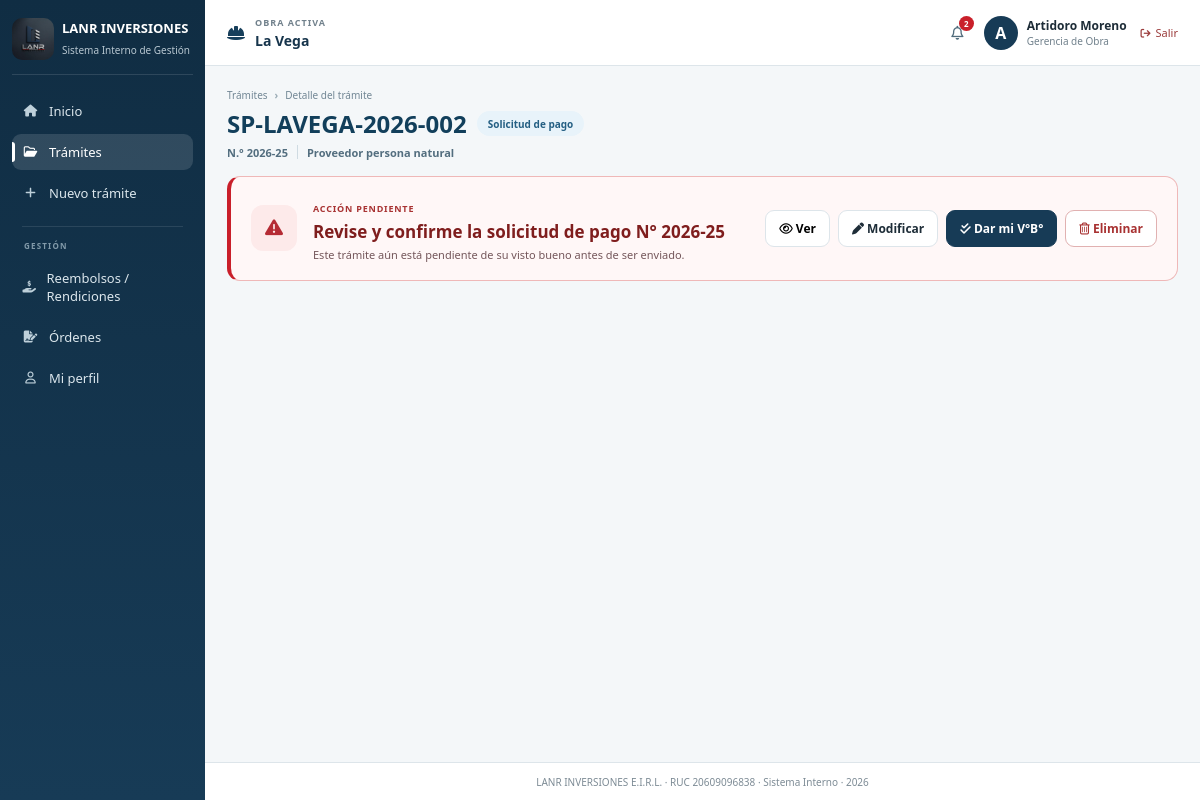
Page /requests/13 (signed in) on the committed database.
### tables this page shows
CREATE TABLE obras(
        id INTEGER PRIMARY KEY,
        nombre TEXT NOT NULL,
        codigo TEXT UNIQUE NOT NULL,
        proyecto TEXT,
        ubicacion TEXT,
        active INTEGER DEFAULT 1,
        created_at TEXT,
        updated_at TEXT
    );

CREATE TABLE users(
        id INTEGER PRIMARY KEY,
        full_name TEXT,
        username TEXT UNIQUE COLLATE NOCASE,
        password_hash TEXT,
        role TEXT,
        email TEXT,
        phone TEXT,
        profile_photo TEXT,
        must_change INTEGER DEFAULT 0,
        active INTEGER DEFAULT 1,
        created_at TEXT,
        updated_at TEXT,
        last_login TEXT
    );

CREATE TABLE tramites(
        id INTEGER PRIMARY KEY,
        obra_id INTEGER,
        tracking TEXT UNIQUE,
        tipo TEXT,
        subtipo TEXT,
        numero TEXT,
        fecha TEXT,
        proyecto TEXT,
        lugar TEXT,
        beneficiario TEXT,

        dni_ruc TEXT,
        modalidad_pago TEXT,
        responsable TEXT,
        tipo_comprobante TEXT,
        banco TEXT,
        nro_comprobante TEXT,
        cuenta_cci TEXT,
        abono REAL,
        observaciones TEXT,

        prioridad TEXT DEFAULT 'Normal',
        fecha_requerida TEXT,

        estado TEXT,
        formato TEXT,
        creador INTEGER,
        creado TEXT
    , celular TEXT, moneda TEXT DEFAULT 'PEN', fecha_limite_pago TEXT, amortizacion REAL DEFAULT 0, saldo_pendiente REAL DEFAULT 0);

### app.py (the view)
@app.route('/requests/<int:tid>')
@login_required
def request_detail(tid):
    u = user()
    c = db()
    t = c.execute(
        '''
        SELECT t.*, u.full_name creador_nombre
        FROM tramites t
        JOIN users u ON u.id=t.creador
        WHERE t.id=?
        AND t.obra_id=?
        ''',
        (
            tid,
            active_project()['id']
        )
    ).fetchone()
    if not t:
        c.close()
        abort(404)
    if not _can_user_view_tramite(c, t, u):
        c.close()
        abort(404)
    items = c.execute(
        '''
        SELECT *
        FROM items
        WHERE tramite_id=?
        ORDER BY seccion,nro
        ''',
        (tid,)
    ).fetchall()
    item_images = c.execute(
        '''SELECT * FROM item_imagenes WHERE tramite_id=? ORDER BY id''',
        (tid,)
    ).fetchall()
    images_by_key = {}
    for img in item_images:
        images_by_key.setdefault(img['item_key'], []).append(img)
    aps = c.execute(
        '''
        SELECT a.*, u.full_name nombre
        FROM approvals a
        JOIN users u ON u.id=a.usuario_id
        WHERE a.tramite_id=?
        ''',
        (tid,)
    ).fetchall()
    hs = c.execute(
        '''
        SELECT h.*, u.full_name nombre
        FROM history h
        JOIN users u ON u.id=h.usuario_id
        WHERE h.tramite_id=?
        ORDER BY h.id DESC
        ''',
        (tid,)
    ).fetchall()
    adjuntos = c.execute(
        '''
        SELECT *
        FROM attachments
        WHERE tramite_id=?
        ORDER BY orden,id
        ''',
        (tid,)
    ).fetchall()
    gestion = c.execute(
        '''
        SELECT *
        FROM gestion_logistica
        WHERE tramite_id=?
        ''',
        (tid,)
    ).fetchone()
    compras = c.execute(
        '''
        SELECT *
        FROM compras_logistica
        WHERE tramite_id=?
        ORDER BY id
        ''',
        (tid,)
    ).fetchall()
    compra_detalle = c.execute(
        '''
        SELECT
            cd.*,
            i.descripcion item_descripcion,
            i.unidad item_unidad,
            cl.nro_comprobante compra_comprobante
        FROM compra_detalle cd
        LEFT JOIN items i ON i.id=cd.item_id
        LEFT JOIN compras_logistica cl ON cl.id=cd.compra_id
        WHERE cd.tramite_id=?
        ORDER BY cd.id
        ''',
        (tid,)
    ).fetchall()
    archivos_logistica = c.execute(
        '''
        SELECT *
        FROM archivos_logistica
        WHERE tramite_id=?
        ORDER BY id DESC
        ''',
        (tid,)
    ).fetchall()
    tesoreria = c.execute(
        '''
        SELECT *
        FROM solicitudes_tesoreria
        WHERE tramite_id=?
        ORDER BY id DESC
        ''',
        (tid,)
    ).fetchall()
    regularizaciones = c.execute(
        '''
        SELECT
            r.*,
            u.full_name responsable_nombre
        FROM regularizaciones r

        LEFT JOIN users u
            ON u.id = r.responsable_id

        WHERE r.tramite_id=?

        ORDER BY
            CASE
                WHEN r.estado='Pendiente'
                THEN 0
                ELSE 1
            END,
            r.id DESC
        ''',
        (tid,)
    ).fetchall()
    gestion_sp = c.execute(
        '''
        SELECT *
        FROM gestion_sp
        WHERE tramite_id=?
        ''',
        (tid,)
    ).fetchone()
    archivos_pago_sp = c.execute(
        '''
        SELECT *
        FROM archivos_pago_sp
        WHERE tramite_id=?
        ORDER BY id ASC
        ''',
        (tid,)
    ).fetchall()
    sp_modalidades = c.execute('SELECT * FROM sp_modalidades WHERE tramite_id=? ORDER BY id',
                               (tid,)).fetchall() if t['tipo'] == 'SP' else []
    sp_cuentas = c.execute('SELECT * FROM sp_cuentas WHERE tramite_id=? ORDER BY id',
                           (tid,)).fetchall() if t['tipo'] == 'SP' else []
    sp_comprobantes = c.execute('SELECT * FROM sp_comprobantes WHERE tramite_id=? ORDER BY orden,id',
                                (tid,)).fetchall() if t['tipo'] == 'SP' else []
    sp_pagos = c.execute('''SELECT p.*,u.full_name pagador_nombre FROM sp_pagos_multiples p JOIN users u ON u.id=p.pagado_por WHERE p.tramite_id=? ORDER BY p.id''',
                         (tid,)).fetchall() if t['tipo'] == 'SP' else []
    fecha_hoy = datetime.now().strftime('%Y-%m-%d')
    c.close()
    return render_template(
        'request_detail.html',
        user=u,
        t=t,
        items=items,
        images_by_key=images_by_key,
        approvals=aps,
        history=hs,
        attachments=adjuntos,
        gestion=gestion,
        compras=compras,
        compra_detalle=compra_detalle,
        archivos_logistica=archivos_logistica,
        tesoreria=tesoreria,
        regularizaciones=regularizaciones,
        gestion_sp=gestion_sp,
        archivos_pago_sp=archivos_pago_sp,
        fecha_hoy=fecha_hoy,
        sp_modalidades=sp_modalidades, sp_cuentas=sp_cuentas, sp_comprobantes=sp_comprobantes, sp_pagos=sp_pagos
    )

### templates/request_detail.html (shortened to what this page needs)
{% extends 'base.html' %}
{% block body_class %}page-request-detail{% endblock %}
 {% block content %}
<div class="request-detail-breadcrumb">
  <span>Trámites</span><b>›</b><span>Detalle del trámite</span>
</div>
<div class="pagehead request-detail-pagehead">
  <div>
    <div class="request-detail-title-row">
      <h1>{{ t.tracking }}</h1>
      <span class="request-type-chip">{% if t.tipo == 'REQ' %}Requerimiento de materiales{% else %}Solicitud de pago{% endif %}</span>
    </div>
    <p class="request-detail-meta">
      N.° {{ t.numero }}
      {% if t.subtipo %}{{ t.subtipo }}{% endif %}
    </p>
  </div>
</div>
{% if t.estado == 'Pendiente de mi revisión' and t.creador == user.id %}
<div class="card creator-review-card">
  <div class="creator-review-icon">
    <i class="fa-solid fa-triangle-exclamation"></i>
  </div>
  <div class="creator-review-copy">
    <span class="review-stage-label">Acción pendiente</span>
    <h2>
      Revise y confirme {% if t.tipo == 'REQ' %}el requerimiento {% else %}la solicitud
      de pago {% endif %}N° {{ t.numero }}
    </h2>
    <p>Este trámite aún está pendiente de su visto bueno antes de ser enviado.</p>
  </div>
  <div class="creator-review-actions">
    {% if t.tipo == 'REQ' %}
    <a class="btn" href="{{ url_for('view_requirement_pdf', tid=t.id) }}" target="_blank">
      <i class="fa-regular fa-file-pdf"></i>
      Visualizar requerimiento
    </a>
    {% else %}
    <button type="button" class="btn" onclick="openDetailModal()">
      <i class="fa-regular fa-eye"></i>
      Ver
    </button>
    {% endif %}
    <a class="btn" href="{{ url_for('edit_request', tid=t.id) }}">
      <i class="fa-solid fa-pen"></i>
      Modificar
    </a>
    <button type="button" class="btn primary" onclick="openVbConfirm()">
      <i class="fa-solid fa-check-double"></i>
      Dar mi V°B°
    </button>
    <button type="button" class="btn review-danger" onclick="openDeleteConfirm()">
      <i class="fa-regular fa-trash-can"></i>
      Eliminar
    </button>
  </div>
</div>
{% endif %}
{% endblock %}

### templates/base.html (shortened to what this page needs)
<!doctype html>
<html lang="es">
  <head>
    <link
      rel="stylesheet"
      href='{{ url_for("static", filename="css/styles.css") }}'
    />
    <link
      rel="stylesheet"
      href="https://cdnjs.cloudflare.com/ajax/libs/font-awesome/6.5.2/css/all.min.css"
    />
  </head>
  <body class="{% block body_class %}{% endblock %}">
    {% if user %}
    <div class="app">
      <aside class="sidebar" id="sidebar">
        <div class="brand">
          <img
            src='{{ url_for("static", filename="logo-lanr.jpeg") }}'
            alt="LANR Inversiones"
          />
          <div>
            <strong>LANR INVERSIONES</strong>
            <span>Sistema Interno de Gestión</span>
          </div>
        </div>
        <nav>
          <a
            href='{{ url_for("home") }}'
            class="{% if request.endpoint == 'home' %}active{% endif %}"
          >
            <i class="fa-solid fa-house"></i>
            <span>Inicio</span>
          </a>
          <a
            href='{{ url_for("requests") }}'
            class="{% if request.endpoint in ['requests', 'request_detail'] %}active{% endif %}"
          >
            <i class="fa-regular fa-folder-open"></i>
            <span>Trámites</span>
          </a>
          {% if user.role in ['Gerencia de Obra', 'Control y Planeamiento', 'Administración', 'Logística', 'Tesorería', 'Contabilidad', 'Sistemas'] %}
          <a
            href='{{ url_for("new_request") }}'
            class="{% if request.endpoint in ['new_request', 'new_requirement', 'new_payment_request', 'create_requirement', 'create_payment_request'] %}active{% endif %}"
          >
            <i class="fa-solid fa-plus"></i>
            <span>Nuevo trámite</span>
          </a>
          {% endif %}
          <div class="nav-divider"></div>
          <span class="nav-section">GESTIÓN</span>
          <a href='{{ url_for("reimbursements") }}' class="{% if request.endpoint in ['reimbursements','new_reimbursement'] %}active{% endif %}">
            <i class="fa-solid fa-hand-holding-dollar"></i><span>Reembolsos / Rendiciones</span>
          </a>
          <a href='{{ url_for("orders") }}' class="{% if request.endpoint in ['orders','new_order'] %}active{% endif %}">
            <i class="fa-solid fa-file-signature"></i><span>Órdenes</span>
          </a>
          <a
            href='{{ url_for("profile") }}'
            class="{% if request.endpoint == 'profile' %}active{% endif %}"
          >
            <i class="fa-regular fa-user"></i>
            <span>Mi perfil</span>
          </a>
        </nav>
      </aside>
      <main>
        <header>
          <div class="work project-selector">
            {% if active_project %} {% if available_projects|length > 1 %}
            <div class="project-selector-main">
              <i class="fa-solid fa-helmet-safety"></i>
              <div>
                <span class="project-selector-label"> OBRA ACTIVA </span>
                <select
                  class="project-select"
                  onchange="
                    if (this.value) {
                      document
                        .getElementById('project-form-' + this.value)
                        .submit();
                    }
                  "
                  aria-label="Seleccionar obra"
                >
                  {% for project in available_projects %}
                  <option
                    value="{{ project.id }}"
                    {% if project.id == active_project.id %}selected{% endif %}
                  >
                    {{ project.nombre }}
                  </option>
                  {% endfor %}
                </select>
              </div>
            </div>
            {% for project in available_projects %}
            <form
              id="project-form-{{ project.id }}"
              method="post"
              action="{{ url_for('select_project', obra_id=project.id) }}"
              class="project-hidden-form"
            ></form>
            {% endfor %} {% else %}
            <div class="project-selector-main">
              <i class="fa-solid fa-helmet-safety"></i>
              <div>
                <span class="project-selector-label"> OBRA ACTIVA </span>
                <strong class="project-single-name">
                  {{ active_project.nombre }}
                </strong>
              </div>
            </div>
            {% endif %} {% endif %}
          </div>
          <div class="who">
            <div class="notification-wrapper">
              <button
                type="button"
                class="notification-button"
                title="Notificaciones"
                onclick="toggleNotifications()"
              >
                <i class="fa-regular fa-bell"></i>
                {% if notificaciones_no_leidas > 0 %}
                <span class="notification-count">
                  {{ notificaciones_no_leidas }}
                </span>
                {% endif %}
              </button>
            </div>
            <div class="avatar">
              {% if user.profile_photo %}
              <img
                src="{{ url_for(
      'static',
      filename='profile_photos/' ~ user.profile_photo
    ) }}"
                alt="Foto de {{ user.full_name }}"
              />
              {% else %}
              <span> {{ user.full_name[0]|upper }} </span>
              {% endif %}
            </div>
            <div class="user-data">
              <strong>{{ user.full_name }}</strong>
              <small>{{ user.role }}</small>
            </div>
            <a
              href='{{ url_for("logout") }}'
              class="logout-link"
              title="Cerrar sesión"
            >
              <i class="fa-solid fa-arrow-right-from-bracket"></i>
              <span>Salir</span>
            </a>
          </div>
        </header>
        <section class="content">
           {% block content %} {% endblock %}
        </section>
        <footer>
          LANR INVERSIONES E.I.R.L. · RUC 20609096838 · Sistema Interno · 2026
        </footer>
      </main>
    </div>
    {% else %} {% block guest %} {% endblock %} {% endif %}
  </body>
</html>

### rows in the picture
obras: nombre "La Vega"
users: full_name "A", full_name "Artidoro Moreno", role "Gerencia de Obra"
tramites: tracking "SP-LAVEGA-2026-002", numero "2026-25", subtipo "Proveedor persona natural"

### other values in the picture
{{ notificaciones_no_leidas }} "2"
